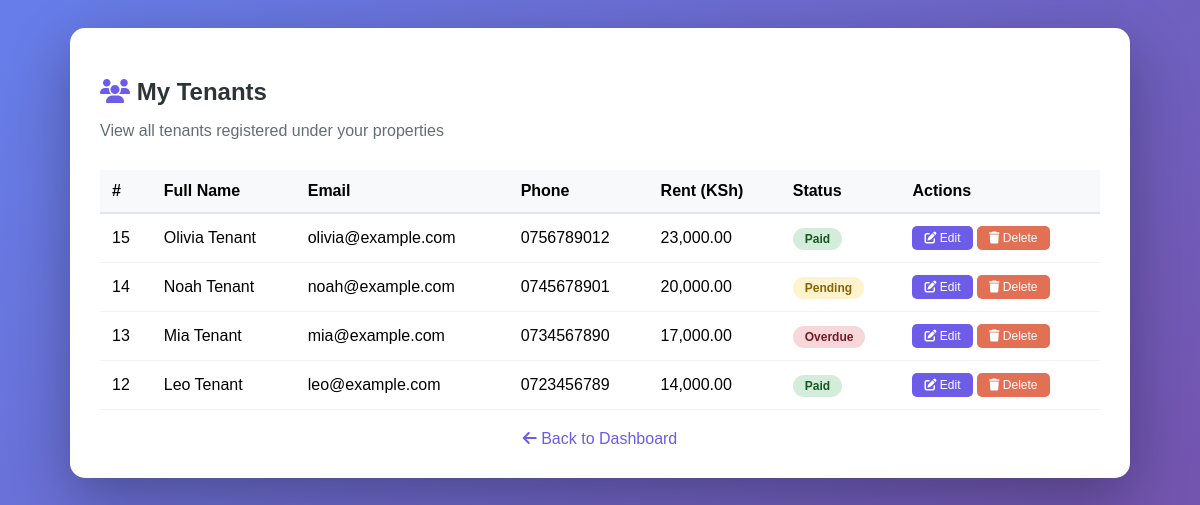
/week6/view_tenants.php (signed in), run on the app's committed database.
### tables this page shows
CREATE TABLE IF NOT EXISTS tenants (
    id INT PRIMARY KEY AUTO_INCREMENT,
    landlord_id INT NOT NULL,
    fullname VARCHAR(100) NOT NULL,
    email VARCHAR(100),
    phone VARCHAR(20),
    rent_amount DECIMAL(10,2),
    payment_status ENUM('paid', 'pending', 'overdue') DEFAULT 'pending',
    created_at TIMESTAMP DEFAULT CURRENT_TIMESTAMP,
    FOREIGN KEY (landlord_id) REFERENCES landlords(id) ON DELETE CASCADE
);

### week6/view_tenants.php (the view, shortened to what this page needs)
<?php
include 'database/connection.php';
$user_id = $_SESSION['user_id'];
$result = mysqli_query($conn, "
    SELECT * FROM tenants WHERE landlord_id = $user_id ORDER BY id DESC
");
?>
<!DOCTYPE html>
<html>
<head>
    <link rel="stylesheet" href="https://cdnjs.cloudflare.com/ajax/libs/font-awesome/6.4.0/css/all.min.css">
</head>
<body>
<div class="container">
    <h2><i class="fas fa-users"></i> My Tenants</h2>
    <p class="subtitle">View all tenants registered under your properties</p>
    <?php if(mysqli_num_rows($result) > 0): ?>
        <table>
            <thead>
                <tr>
                    <th>#</th>
                    <th>Full Name</th>
                    <th>Email</th>
                    <th>Phone</th>
                    <th>Rent (KSh)</th>
                    <th>Status</th>
                    <th>Actions</th>
                </tr>
            </thead>
            <tbody>
                <?php while($row = mysqli_fetch_assoc($result)): ?>
                <tr>
                    <td><?php echo $row['id']; ?></td>
                    <td><?php echo htmlspecialchars($row['fullname']); ?></td>
                    <td><?php echo htmlspecialchars($row['email']); ?></td>
                    <td><?php echo htmlspecialchars($row['phone'] ?? 'N/A'); ?></td>
                    <td><?php echo number_format($row['rent_amount'], 2); ?></td>
                    <td>
                        <span class="badge badge-<?php echo $row['payment_status']; ?>">
                            <?php echo ucfirst($row['payment_status']); ?>
                        </span>
                    </td>
                    <td>
                        <a href="edit_tenant.php?id=<?php echo $row['id']; ?>" class="btn btn-primary">
                            <i class="fas fa-edit"></i> Edit
                        </a>
                        <a href="delete_tenant.php?id=<?php echo $row['id']; ?>" class="btn btn-danger"
                           onclick="return confirm('Delete this tenant?')">
                            <i class="fas fa-trash"></i> Delete
                        </a>
                    </td>
                </tr>
                <?php endwhile; ?>
            </tbody>
        </table>
    <?php endif; ?>
    <a href="dashboard.php" class="back"><i class="fas fa-arrow-left"></i> Back to Dashboard</a>
</div>
</body>
</html>

### week6/view_tenants.php (style rules this page uses)
body { font-family: Arial, sans-serif; background: linear-gradient(135deg, #667eea 0%, #764ba2 100%); min-height: 100vh; padding: 20px; }
.container { max-width: 1000px; margin: 0 auto; background: white; padding: 30px; border-radius: 15px; box-shadow: 0 20px 60px rgba(0,0,0,0.3); }
h2 { color: #2d3436; margin-bottom: 10px; }
h2 i { color: #6c5ce7; }
.subtitle { color: #636e72; margin-bottom: 30px; }
table { width: 100%; border-collapse: collapse; }
table thead { background: #f8f9fa; }
table th { padding: 12px; text-align: left; border-bottom: 2px solid #dfe6e9; font-weight: 600; }
table td { padding: 12px; border-bottom: 1px solid #f1f2f6; }
.badge { padding: 4px 12px; border-radius: 20px; font-size: 12px; font-weight: 600; }
.badge-paid { background: #d4edda; color: #155724; }
.badge-pending { background: #fff3cd; color: #856404; }
.badge-overdue { background: #f8d7da; color: #721c24; }
.btn { padding: 5px 12px; border-radius: 5px; text-decoration: none; font-size: 12px; display: inline-block; }
.btn-primary { background: #6c5ce7; color: white; }
.btn-danger { background: #e17055; color: white; }
.back { display: block; margin-top: 20px; text-align: center; color: #6c5ce7; text-decoration: none; }

### data on the page
tenants: id "15", fullname "Olivia Tenant", email "olivia@example.com", phone "0756789012", rent_amount "23,000.00", payment_status "Paid"
tenants: id "14", fullname "Noah Tenant", email "noah@example.com", phone "0745678901", rent_amount "20,000.00", payment_status "Pending"
tenants: id "13", fullname "Mia Tenant", email "mia@example.com", phone "0734567890", rent_amount "17,000.00", payment_status "Overdue"
tenants: id "12", fullname "Leo Tenant", email "leo@example.com", phone "0723456789", rent_amount "14,000.00", payment_status "Paid"
